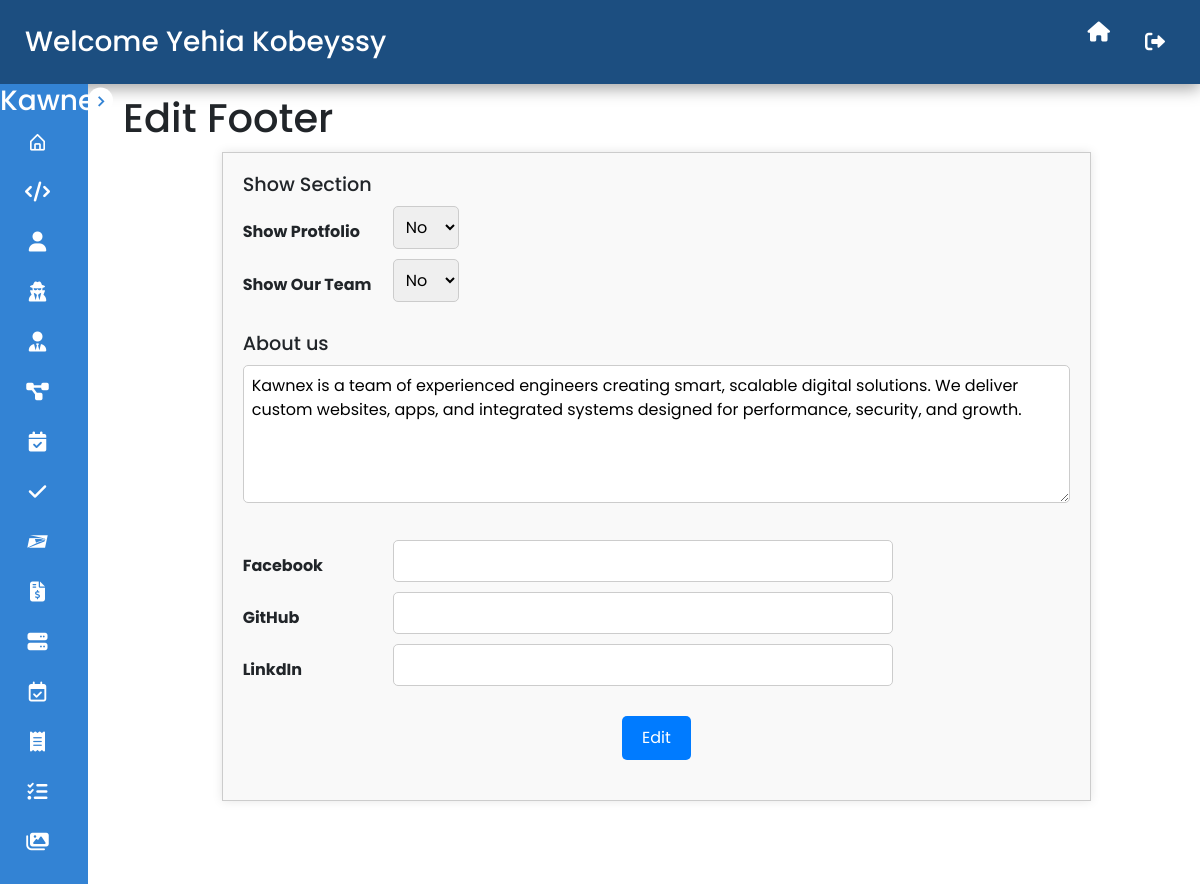
Screenshot of /admin/managefooder.php (signed in) with the database file from the repository.
### tables this page shows
CREATE TABLE `tblsetting` (
  `SettingID` int(11) NOT NULL,
  `tax_number` varchar(20) NOT NULL,
  `addresse` varchar(100) NOT NULL,
  `zip_code` varchar(20) NOT NULL,
  `region` varchar(30) NOT NULL,
  `website` varchar(50) NOT NULL,
  `key_payPal` varchar(100) NOT NULL,
  `Sumup_AccessToken` varchar(150) NOT NULL,
  `Sumup_merchat_code` varchar(50) NOT NULL,
  `Sumup_Email` varchar(50) NOT NULL,
  `Cv_text` longtext NOT NULL,
  `Cv_pic` varchar(50) NOT NULL,
  `show_profolio` tinyint(1) NOT NULL,
  `show_ourteam` tinyint(1) NOT NULL,
  `textaboutus` longtext NOT NULL,
  `link_facebook` varchar(75) NOT NULL,
  `link_github` varchar(75) NOT NULL,
  `link_linkin` varchar(75) NOT NULL,
  `Company_Email` varchar(40) NOT NULL,
  `Company_Phone` varchar(50) NOT NULL
);

### admin/managefooder.php (the view, shortened to what this page needs)
<?php
    $adminId= (isset($_COOKIE['useradmin']))?$_COOKIE['useradmin']:$_SESSION['useradmin'];
    include '../settings/connect.php';
    include '../common/head.php';
    $sql=$con->prepare('SELECT admin_active,admin_FName,admin_LName FROM  tbladmin WHERE admin_ID=?');
    $sql->execute(array($adminId));
    $result=$sql->fetch();
    $firstname= $result['admin_FName'];
    $lastName = $result['admin_LName'];
    $full_name = $firstname .' ' . $lastName ;
    $sql=$con->prepare('SELECT show_profolio,show_ourteam,textaboutus,link_facebook,link_github,link_linkin FROM tblsetting WHERE SettingID = 1');
    $sql->execute();
    $result=$sql->fetch();
?>
    <link rel="stylesheet" href="css/managefooder.css">
    <link rel="stylesheet" href="css/navbar.css">
    <link rel="stylesheet" href="css/sidebar.css">
</head>
<body>
    <?php include 'include/navbar.php'?>
    <div class="mainform">
        <?php include 'include/sidebar.php'?>
        <div class="contain">
            <div class="title">
                <h1>Edit Footer</h1>
            </div>
            <div class="frmeditfooter">
                <form action="" method="post">
                    <div class="showsection">
                        <h4>Show Section</h4>
                        <table>
                            <tr>
                                <td><label for="">Show Protfolio</label></td>
                                <td>
                                    <select name="showpro" id="">
                                        <?php
                                            if($result['show_profolio'] == 1){
                                                echo '
                                                    <option value="1" selected>yes</option>
                                                    <option value="0">No</option>
                                                ';
                                            }else{
                                                echo '
                                                    <option value="1">yes</option>
                                                    <option value="0" selected>No</option>
                                                ';
                                            }
                                        ?>
                                    </select>
                                </td>
                            </tr>
                            <tr>
                                <td><label for="">Show Our Team </label></td>
                                <td>
                                    <select name="showour" id="">
                                        <?php
                                            if($result['show_ourteam'] == 1){
                                                echo '
                                                    <option value="1" selected>yes</option>
                                                    <option value="0">No</option>
                                                ';
                                            }else{
                                                echo '
                                                    <option value="1">yes</option>
                                                    <option value="0" selected>No</option>
                                                ';
                                            }
                                        ?>
                                    </select>
                                </td>
                            </tr>
                        </table>
                    </div>
                    <div class="aboutus">
                        <h4>About us</h4>
                        <textarea name="aboutus" id=""  rows="5"><?php echo $result['textaboutus'] ?></textarea>
                    </div>
                    <div class="socialmedia">
                        <table>
                            <tr>
                                <td><label for="">Facebook</label></td>
                                <td><input type="text" name="face" id="" value="<?php echo $result['link_facebook'] ?>"></td>
                            </tr>
                            <tr>
                                <td><label for="">GitHub</label></td>
                                <td><input type="text" name="git" id="" value="<?php echo $result['link_github'] ?>"></td>
                            </tr>
                            <tr>
                                <td><label for="">LinkdIn</label></td>
                                <td><input type="text" name="linkt" id="" value="<?php echo $result['link_linkin'] ?>"></td>
                            </tr>
                        </table>
                    </div>
                    <div class="btncontrol">
                        <button type="submit" name="btnedit">Edit</button>
                    </div>
                </form>
            </div>
        </div>
    </div>
</body>

### admin/include/navbar.php (shortened to what this page needs)
<div class="headerup">
    <div class="title">
        <h3> Welcome <span> <?php echo $full_name ?> </span></h3>
    </div>
    <div class="nav">
        <a href="../index.php"><i class="fa-solid fa-house"></i></a>
        <form action="" method="post">
            <button type="submit" name="btnlogout"><i class="fa-solid fa-right-from-bracket"></i></button>
        </form>
    </div>
</div>

### admin/css/managefooder.css (style rules this page uses)
.mainform { display: flex; }
.contain { width: 100%; margin-left: 25px !important; }
.title { display: flex; justify-content: space-between; align-items: center; margin: 10px !important; }
.frmeditfooter { max-width: 80% !important; margin: 0 auto !important; padding: 20px !important; border: 1px solid #ccc; background-color: #f9f9f9; box-shadow: 0 0 10px rgba(0, 0, 0, 0.1); }
h4 { font-size: 1.2em; margin-bottom: 10px !important; }
label { font-weight: bold; display: inline-block; width: 150px; }
select, input[type="text"] { width: 100%; padding: 8px !important; margin-bottom: 10px !important; border: 1px solid #ccc; border-radius: 5px; }
textarea { width: 100%; padding: 8px !important; margin-bottom: 10px !important; border: 1px solid #ccc; border-radius: 5px; }
button[type="submit"] { background-color: #007bff; color: #fff; padding: 10px 20px !important; border: none; border-radius: 5px; cursor: pointer; }
.showsection, .aboutus, .socialmedia, .btncontrol { margin-bottom: 20px !important; }
.socialmedia input { width: 500px; }
.btncontrol { text-align: center; }

### admin/css/navbar.css (style rules this page uses)
.headerup { background-color: #1c4e80; padding: 15px 15px !important; box-shadow: rgba(0, 0, 0, 0.35) 0px 5px 15px; display: flex; justify-content: space-between; align-items: center; color: white; }
.headerup a { margin: 0 15px !important; text-decoration: none; color: white; font-size: 20px; }
.headerup button { border: transparent; background-color: transparent; color: white; font-size: 20px; }

### admin/css/sidebar.css (style rules this page uses)
* { margin: 0 !important; padding: 0 !important; box-sizing: border-box; font-family: 'Poppins', sans-serif; }
:root { --sidebar-color: #3383d4; --primary-color: white; --primary-color-light: #F6F5FF; --toggle-color:#1c4e80; --text-color: white; --tran-03: all 0.2s ease; --tran-03: all 0.3s ease; --tran-04: all 0.3s ease; --tran-05: all 0.3s ease; }

### rows the page displays
tblsetting: showpro "No", showour "No", aboutus "Kawnex is a team of experienced engineers creating smart, scalable digital solutions. We deliver custom websites, apps, and integrated systems designed for performance, security, and growth."

### other values shown
$full_name "Yehia Kobeyssy"
